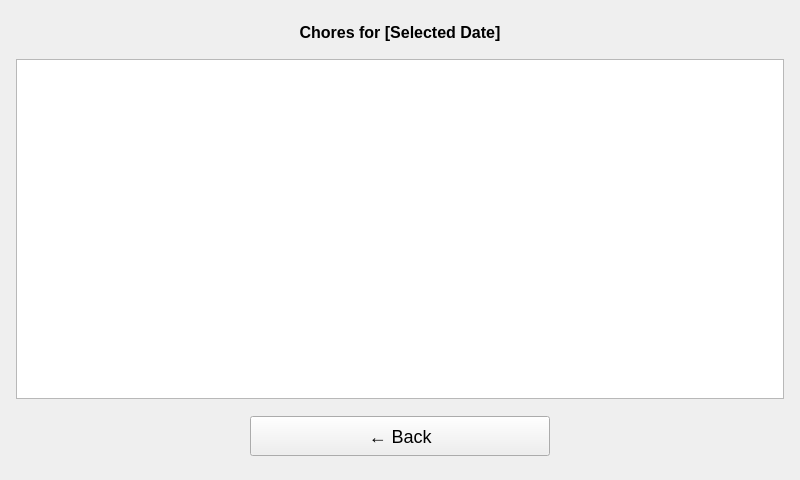
<?xml version="1.0" encoding="UTF-8"?>
<ui version="4.0">
 <class>DayLogPopup</class>
 <widget class="QWidget" name="DayLogPopup">
  <property name="geometry">
   <rect>
    <x>0</x>
    <y>0</y>
    <width>800</width>
    <height>480</height>
   </rect>
  </property>
  <property name="minimumSize">
   <size>
    <width>800</width>
    <height>480</height>
   </size>
  </property>
  <property name="maximumSize">
   <size>
    <width>800</width>
    <height>480</height>
   </size>
  </property>
  <property name="windowTitle">
   <string>Day Log</string>
  </property>
  <layout class="QVBoxLayout" name="mainVerticalLayout">
   <item>
    <widget class="QLabel" name="headerLabel">
     <property name="minimumSize">
      <size>
       <width>0</width>
       <height>40</height>
      </size>
     </property>
     <property name="maximumSize">
      <size>
       <width>16777215</width>
       <height>40</height>
      </size>
     </property>
     <property name="styleSheet">
      <string>font-size: 16px; font-weight: bold;</string>
     </property>
     <property name="text">
      <string>Chores for [Selected Date]</string>
     </property>
     <property name="alignment">
      <set>Qt::AlignCenter</set>
     </property>
    </widget>
   </item>
   <item>
    <layout class="QHBoxLayout" name="listHorizontalLayout">
     <property name="leftMargin">
      <number>5</number>
     </property>
     <property name="topMargin">
      <number>0</number>
     </property>
     <property name="rightMargin">
      <number>5</number>
     </property>
     <property name="bottomMargin">
      <number>0</number>
     </property>
     <item>
      <widget class="QListWidget" name="listWidget">
       <property name="minimumSize">
        <size>
         <width>0</width>
         <height>300</height>
        </size>
       </property>
       <property name="maximumSize">
        <size>
         <width>780</width>
         <height>340</height>
        </size>
       </property>
       <property name="verticalScrollBarPolicy">
        <enum>Qt::ScrollBarAlwaysOff</enum>
       </property>
       <property name="horizontalScrollBarPolicy">
        <enum>Qt::ScrollBarAlwaysOff</enum>
       </property>
      </widget>
     </item>
    </layout>
   </item>
   <item>
    <layout class="QHBoxLayout" name="backButtonHorizontalLayout">
     <property name="spacing">
      <number>6</number>
     </property>
     <property name="sizeConstraint">
      <enum>QLayout::SetDefaultConstraint</enum>
     </property>
     <property name="topMargin">
      <number>10</number>
     </property>
     <property name="bottomMargin">
      <number>10</number>
     </property>
     <item>
      <widget class="QPushButton" name="backButton">
       <property name="minimumSize">
        <size>
         <width>300</width>
         <height>40</height>
        </size>
       </property>
       <property name="maximumSize">
        <size>
         <width>300</width>
         <height>40</height>
        </size>
       </property>
       <property name="styleSheet">
        <string>font-size: 18px; padding: 10px;</string>
       </property>
       <property name="text">
        <string>← Back</string>
       </property>
      </widget>
     </item>
    </layout>
   </item>
  </layout>
 </widget>
 <resources/>
 <connections/>
</ui>
